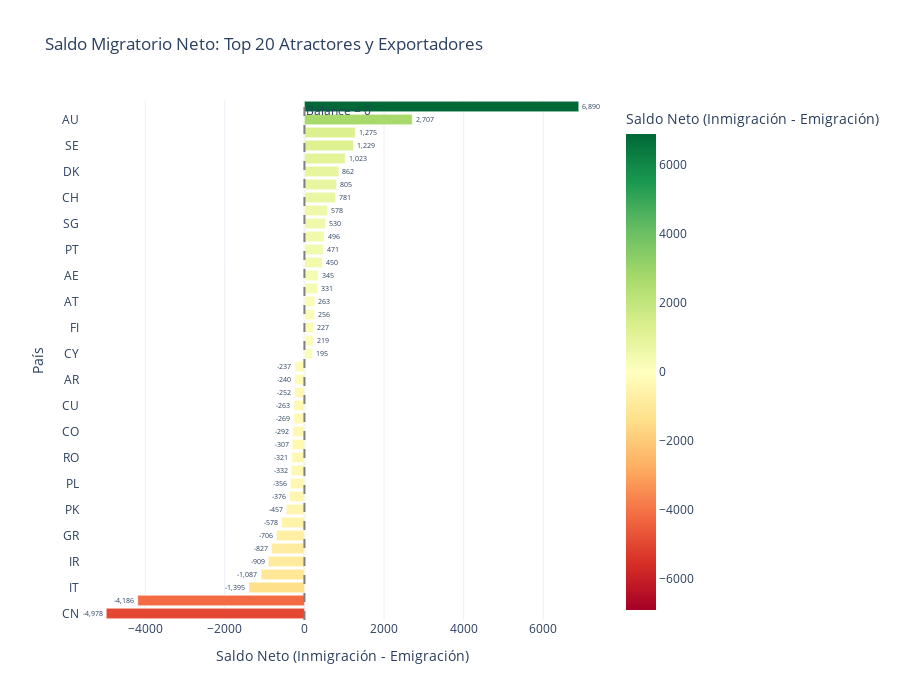

Notebook source saved alongside this figure:
### Code cell
# Visualización del saldo neto (top 20 atractores y exportadores)
top_attractors = net_migration.head(20).copy()
top_exporters = net_migration.tail(20).copy()
viz_data = pd.concat([top_attractors, top_exporters])

fig = px.bar(
    viz_data,
    x='net_balance',
    y='country',
    orientation='h',
    title='Saldo Migratorio Neto: Top 20 Atractores y Exportadores',
    labels={'net_balance': 'Saldo Neto (Inmigración - Emigración)', 'country': 'País'},
    color='net_balance',
    color_continuous_scale='RdYlGn',
    color_continuous_midpoint=0,
    text='net_balance'
)
fig.update_traces(texttemplate='%{text:,.0f}', textposition='outside')
fig.update_layout(
    height=700,
    yaxis={'categoryorder':'total ascending'},
    showlegend=False
)
fig.add_vline(x=0, line_dash="dash", line_color="gray", annotation_text="Balance = 0")
fig.show()

### Figure 1 — Plotly figure (JSON) as saved in the notebook; plotly's stock layout.template omitted (floating-point values rounded to 4 significant figures)
{"data": [{"hovertemplate": "Saldo Neto (Inmigración - Emigración)=%{marker.color}<br>País=%{y}<extra></extra>", "legendgroup": "", "marker": {"color": [6890, 2707, 1275, 1229, 1023, 862, 805, 781, 578, 530, 496, 471, 450, 345, 331, 263, 256, 227, 219, 195, -237, -240, -252, -263, -269, -292, -307, -321, -332, -356, -376, -457, -578, -706, -827, -909, -1087, -1395, -4186, -4978], "coloraxis": "coloraxis", "pattern": {"shape": ""}}, "name": "", "orientation": "h", "showlegend": false, "text": [6890.0, 2707.0, 1275.0, 1229.0, 1023.0, 862.0, 805.0, 781.0, 578.0, 530.0, 496.0, 471.0, 450.0, 345.0, 331.0, 263.0, 256.0, 227.0, 219.0, 195.0, -237.0, -240.0, -252.0, -263.0, -269.0, -292.0, -307.0, -321.0, -332.0, -356.0, -376.0, -457.0, -578.0, -706.0, -827.0, -909.0, -1087.0, -1395.0, -4186.0, -4978.0], "textposition": "outside", "texttemplate": "%{text:,.0f}", "type": "bar", "x": [6890, 2707, 1275, 1229, 1023, 862, 805, 781, 578, 530, 496, 471, 450, 345, 331, 263, 256, 227, 219, 195, -237, -240, -252, -263, -269, -292, -307, -321, -332, -356, -376, -457, -578, -706, -827, -909, -1087, -1395, -4186, -4978], "xaxis": "x", "y": ["US", "AU", "GB", "SE", "SA", "DK", "MY", "CH", "QA", "SG", "KR", "PT", "TW", "AE", "NO", "AT", "HK", "FI", "NZ", "CY", "VE", "AR", "JP", "CU", "UA", "CO", "NG", "RO", "EG", "PL", "BD", "PK", "DE", "GR", "FR", "IR", "RU", "IT", "IN", "CN"], "yaxis": "y"}], "layout": {"annotations": [{"showarrow": false, "text": "Balance = 0", "x": 0, "xanchor": "left", "xref": "x", "y": 1, "yanchor": "top", "yref": "y domain"}], "barmode": "relative", "coloraxis": {"cmid": 0, "colorbar": {"title": {"text": "Saldo Neto (Inmigración - Emigración)"}}, "colorscale": [[0, "rgb(165,0,38)"], [0.1, "rgb(215,48,39)"], [0.2, "rgb(244,109,67)"], [0.3, "rgb(253,174,97)"], [0.4, "rgb(254,224,139)"], [0.5, "rgb(255,255,191)"], [0.6, "rgb(217,239,139)"], [0.7, "rgb(166,217,106)"], [0.8, "rgb(102,189,99)"], [0.9, "rgb(26,152,80)"], [1, "rgb(0,104,55)"]]}, "height": 700, "legend": {"tracegroupgap": 0}, "shapes": [{"line": {"color": "gray", "dash": "dash"}, "type": "line", "x0": 0, "x1": 0, "xref": "x", "y0": 0, "y1": 1, "yref": "y domain"}], "showlegend": false, "title": {"text": "Saldo Migratorio Neto: Top 20 Atractores y Exportadores"}, "xaxis": {"anchor": "y", "domain": [0, 1], "title": {"text": "Saldo Neto (Inmigración - Emigración)"}}, "yaxis": {"anchor": "x", "categoryorder": "total ascending", "domain": [0, 1], "title": {"text": "País"}}}}
